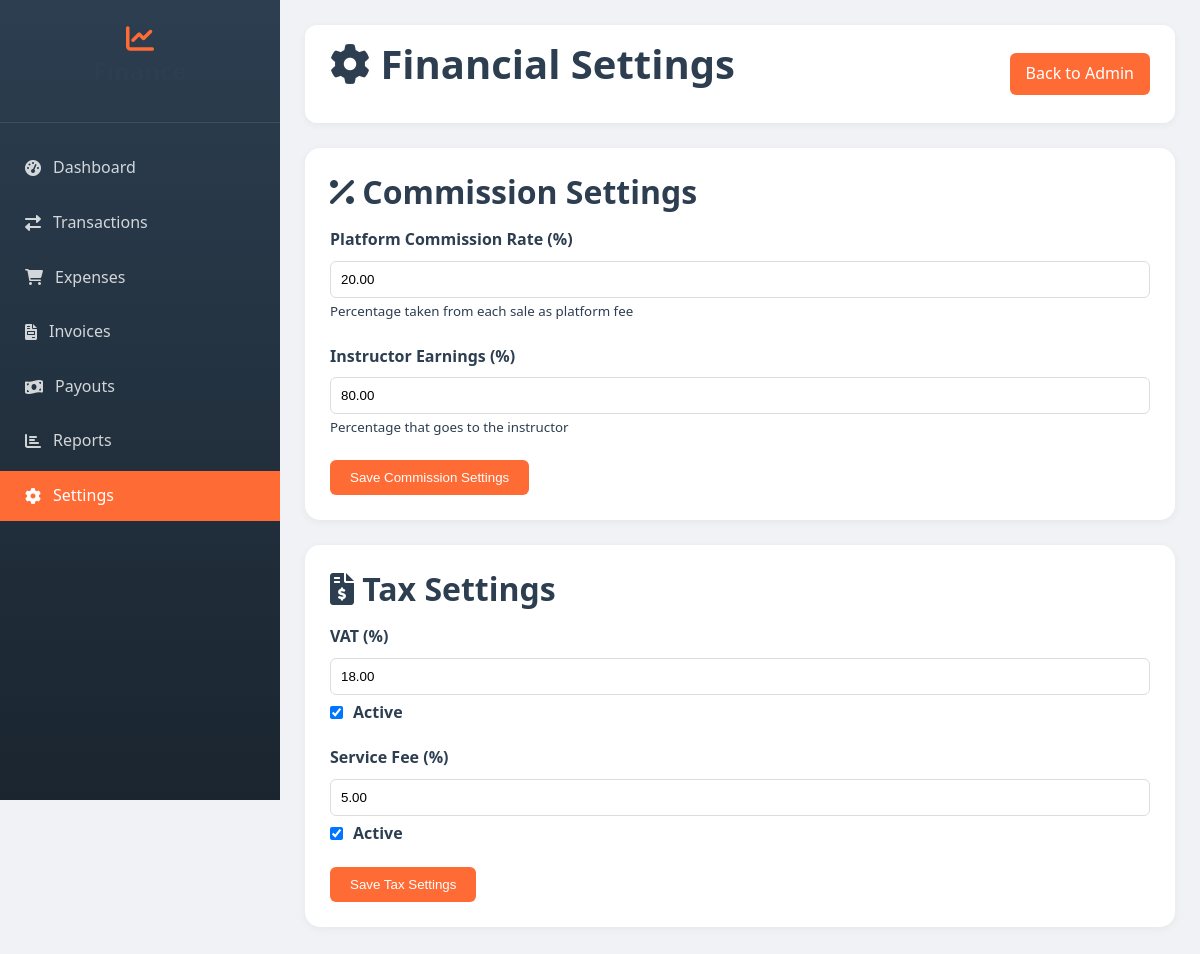
Page /settings.php (signed in) on the committed database.
### tables this page shows
CREATE TABLE `commission_settings` (
  `id` int(11) NOT NULL,
  `commission_type` enum('percentage','fixed') DEFAULT 'percentage',
  `commission_rate` decimal(5,2) DEFAULT 20.00,
  `instructor_percentage` decimal(5,2) DEFAULT 80.00,
  `updated_by` int(11) DEFAULT NULL,
  `updated_at` timestamp NOT NULL DEFAULT current_timestamp() ON UPDATE current_timestamp()
);

CREATE TABLE `tax_settings` (
  `id` int(11) NOT NULL,
  `tax_name` varchar(100) NOT NULL,
  `tax_rate` decimal(5,2) NOT NULL,
  `is_active` tinyint(1) DEFAULT 1,
  `applies_to` enum('all','courses','services') DEFAULT 'all',
  `created_at` timestamp NOT NULL DEFAULT current_timestamp()
);

### settings.php (the view, shortened to what this page needs)
<?php
$db = Database::getConnection();
$stmt = $db->prepare("SELECT * FROM commission_settings LIMIT 1");
$stmt->execute();
$commission = $stmt->fetch();
$stmt = $db->prepare("SELECT * FROM tax_settings WHERE is_active = 1");
$stmt->execute();
$taxes = $stmt->fetchAll();
?>
<!DOCTYPE html>
<html lang="en">
<head>
    <link rel="stylesheet" href="<?php echo SITE_URL; ?>assets/css/style.css">
    <link rel="stylesheet" href="https://cdnjs.cloudflare.com/ajax/libs/font-awesome/6.0.0/css/all.min.css">
</head>
<body>
    <div class="admin-wrapper">
        <div class="admin-sidebar">
            <div class="sidebar-header"><i class="fas fa-chart-line" style="font-size: 28px; color: var(--orange);"></i><h3>Finance</h3></div>
            <div class="sidebar-nav">
                <div class="nav-item"><a href="<?php echo SITE_URL; ?>admin/finance/" class="nav-link"><i class="fas fa-tachometer-alt"></i> Dashboard</a></div>
                <div class="nav-item"><a href="<?php echo SITE_URL; ?>admin/finance/transactions.php" class="nav-link"><i class="fas fa-exchange-alt"></i> Transactions</a></div>
                <div class="nav-item"><a href="<?php echo SITE_URL; ?>admin/finance/expenses.php" class="nav-link"><i class="fas fa-shopping-cart"></i> Expenses</a></div>
                <div class="nav-item"><a href="<?php echo SITE_URL; ?>admin/finance/invoices.php" class="nav-link"><i class="fas fa-file-invoice"></i> Invoices</a></div>
                <div class="nav-item"><a href="<?php echo SITE_URL; ?>admin/finance/payouts.php" class="nav-link"><i class="fas fa-money-bill-wave"></i> Payouts</a></div>
                <div class="nav-item"><a href="<?php echo SITE_URL; ?>admin/finance/reports.php" class="nav-link"><i class="fas fa-chart-bar"></i> Reports</a></div>
                <div class="nav-item"><a href="<?php echo SITE_URL; ?>admin/finance/settings.php" class="nav-link active"><i class="fas fa-cog"></i> Settings</a></div>
            </div>
        </div>
        <div class="admin-main">
            <div class="top-bar">
                <h1><i class="fas fa-cog"></i> Financial Settings</h1>
                <a href="<?php echo SITE_URL; ?>admin/" class="btn-primary" style="padding: 8px 16px; text-decoration: none;">Back to Admin</a>
            </div>
            <div class="section">
                <h2><i class="fas fa-percent"></i> Commission Settings</h2>
                <form method="POST">
                    <div class="form-group">
                        <label>Platform Commission Rate (%)</label>
                        <input type="number" name="commission_rate" step="0.01" value="<?php echo $commission['commission_rate'] ?? 20; ?>" required>
                        <small>Percentage taken from each sale as platform fee</small>
                    </div>
                    <div class="form-group">
                        <label>Instructor Earnings (%)</label>
                        <input type="number" name="instructor_percentage" step="0.01" value="<?php echo $commission['instructor_percentage'] ?? 80; ?>" required>
                        <small>Percentage that goes to the instructor</small>
                    </div>
                    <button type="submit" name="update_commission" class="btn-primary">Save Commission Settings</button>
                </form>
            </div>
            <div class="section">
                <h2><i class="fas fa-file-invoice-dollar"></i> Tax Settings</h2>
                <form method="POST">
                    <?php foreach ($taxes as $tax): ?>
                        <div class="form-group">
                            <label><?php echo htmlspecialchars($tax['tax_name']); ?> (%)</label>
                            <input type="number" name="tax_rate" step="0.01" value="<?php echo $tax['tax_rate']; ?>" required>
                            <div class="checkbox-group" style="margin-top: 5px;">
                                <input type="checkbox" name="is_active" value="1" <?php echo $tax['is_active'] ? 'checked' : ''; ?>>
                                <label style="margin: 0;">Active</label>
                            </div>
                        </div>
                    <?php endforeach; ?>
                    <button type="submit" name="update_tax" class="btn-primary">Save Tax Settings</button>
                </form>
            </div>
        </div>
    </div>
</body>
</html>

### style.css (style rules this page uses)
:root { --orange: #FF6B35; --orange-dark: #e55a2b; --blue: #1A5F7A; --blue-dark: #134b62; --dark: #2C3E50; --dark-light: #34495e; --light: #ECF0F1; --white: #FFFFFF; --gray: #7F8C8D; --gray-light: #bdc3c7; --green: #27AE60; --green-dark: #219a52; --red: #E74C3C; --red-dark: #c0392b; --yellow: #F39C12; --purple: #9B59B6; --shadow-sm: 0 2px 8px rgba(0,0,0,0.05); --shadow-md: 0 5px 20px rgba(0,0,0,0.08); --shadow-lg: 0 10px 40px rgba(0,0,0,0.12); --shadow-xl: 0 20px 60px rgba(0,0,0,0.15); --transition-fast: all 0.2s ease; --transition: all 0.3s ease; --transition-slow: all 0.5s ease; --border-radius-sm: 8px; --border-radius-md: 12px; --border-radius-lg: 16px; --border-radius-xl: 24px; }
* { margin: 0; padding: 0; box-sizing: border-box; }
*::before, *::after { box-sizing: border-box; }
html { scroll-behavior: smooth; -webkit-font-smoothing: antialiased; -moz-osx-font-smoothing: grayscale; }
body { font-family: 'Inter', -apple-system, BlinkMacSystemFont, 'Segoe UI', Roboto, 'Helvetica Neue', sans-serif; line-height: 1.6; color: var(--dark); background-color: #f5f6fa; overflow-x: hidden; }
h1, h2, h3, h4, h5, h6 { font-weight: 700; line-height: 1.2; margin-bottom: 0.5em; color: var(--dark); }
h1 { font-size: 2.5rem; }
h2 { font-size: 2rem; }
h3 { font-size: 1.5rem; }
a { color: var(--orange); text-decoration: none; transition: var(--transition); }
.section { padding: 80px 0; }
.nav-link { text-decoration: none; color: var(--dark); font-weight: 500; transition: var(--transition); position: relative; padding: 5px 0; }
.nav-link:after { content: ''; position: absolute; bottom: 0; left: 0; width: 0; height: 2px; background: var(--orange); transition: var(--transition); }
.nav-link:hover:after, .nav-link.active:after { width: 100%; }
.nav-link:hover, .nav-link.active { color: var(--orange); }
.btn-primary { background: var(--orange); color: white; }
.form-group { margin-bottom: 20px; }
.form-group label { display: block; margin-bottom: 8px; font-weight: 600; color: var(--dark); }

### settings.php (style rules this page uses)
* { margin: 0; padding: 0; box-sizing: border-box; }
body { font-family: 'Segoe UI', Tahoma, Geneva, Verdana, sans-serif; background: #f0f2f5; }
:root { --orange: #FF6B35; --blue: #1A5F7A; --dark: #2C3E50; --shadow: 0 2px 8px rgba(0,0,0,0.05); }
.admin-wrapper { display: flex; min-height: 100vh; }
.admin-sidebar { width: 280px; background: linear-gradient(180deg, var(--dark) 0%, #1a252f 100%); color: white; position: fixed; height: 100vh; overflow-y: auto; }
.sidebar-header { padding: 25px; text-align: center; border-bottom: 1px solid rgba(255,255,255,0.1); }
.sidebar-nav { padding: 20px 0; }
.nav-item { margin-bottom: 5px; }
.nav-link { display: flex; align-items: center; gap: 12px; padding: 12px 25px; color: rgba(255,255,255,0.8); text-decoration: none; transition: all 0.3s ease; }
.nav-link:hover, .nav-link.active { background: var(--orange); color: white; }
.admin-main { flex: 1; margin-left: 280px; padding: 25px; }
.top-bar { background: white; border-radius: 12px; padding: 15px 25px; margin-bottom: 25px; display: flex; justify-content: space-between; align-items: center; box-shadow: var(--shadow); }
.section { background: white; border-radius: 15px; padding: 25px; margin-bottom: 25px; box-shadow: var(--shadow); }
.form-group { margin-bottom: 20px; }
.form-group label { display: block; margin-bottom: 8px; font-weight: 600; }
.form-group input, .form-group select { width: 100%; padding: 10px; border: 1px solid #ddd; border-radius: 6px; }
.checkbox-group { display: flex; align-items: center; gap: 10px; }
.checkbox-group input { width: auto; }
.btn-primary { background: var(--orange); color: white; padding: 10px 20px; border: none; border-radius: 6px; cursor: pointer; }

### rows in the picture
commission_settings: commission_rate "20.00", instructor_percentage "80.00"
tax_settings: tax_name "VAT", tax_rate "18.00", is_active "☑"
tax_settings: tax_name "Service Fee", tax_rate "5.00", is_active "☑"
